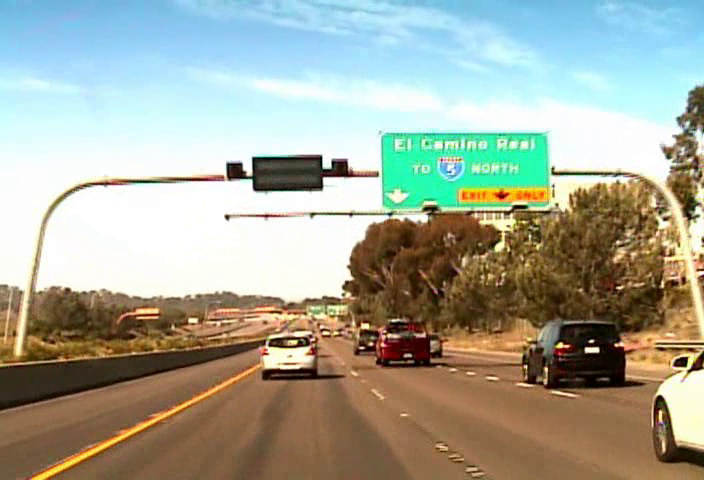
#> input picture frame 30 of april21.avi, 704 x 480 px
$ python car-roi.py
#> lines starting #> are read from the running program, lines starting #| are printed output that depends on the picture; after the words box and inside, x2 and y2 are one past the last pixel; in counts of white or black regions, pixels touching at a corner belong together
import cv2
import numpy as np

# Create a VideoCapture object and read from input file
# If the input is the camera, pass 0 instead of the video file name
cap = cv2.VideoCapture('april21.avi')

# Check if camera opened successfully
if (cap.isOpened()== False):
  print("Error opening video stream or file")

# Read until video is completed
while(cap.isOpened()):
  # Capture frame-by-frame
  ret, frame = cap.read()
#> frame is the input picture: shape (480, 704, 3); mean B, G, R 152.4, 167.5, 164.3
  if ret == True:

    # Step 1: Frame processing/improvement

    # Step 2: Edge detection
    frame_edges = cv2.Canny(frame, 200, 200)
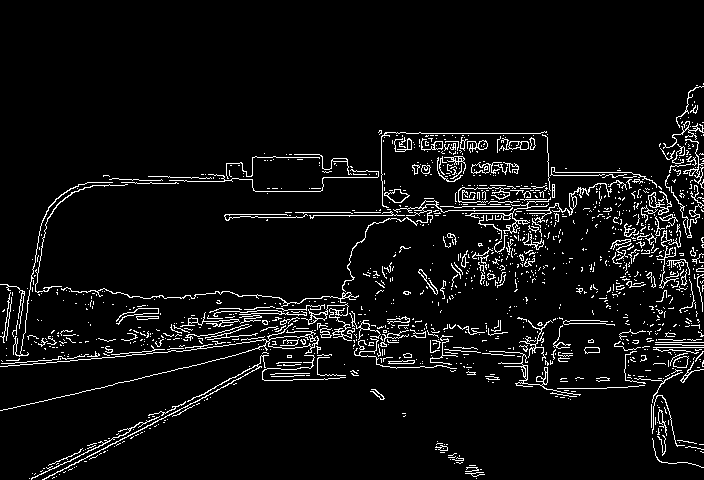
#> frame_edges: shape (480, 704); 5.7% white in thin lines or dots, all inside (x1, y1, x2, y2) = (0, 83, 704, 480)

    # Step 3: Shape description

    # Display the resulting frame
    cv2.imshow('Original Video', frame)
    cv2.imshow('Edges Video', frame_edges)

    # Press Q on keyboard to  exit
    if cv2.waitKey(25) & 0xFF == ord('q'):
#> (key q is pressed here)
      break

  # Break the loop
  else:
    break

# When everything done, release the video capture object
cap.release()

# Closes all the frames
cv2.destroyAllWindows()

$ run again, starting later in the video
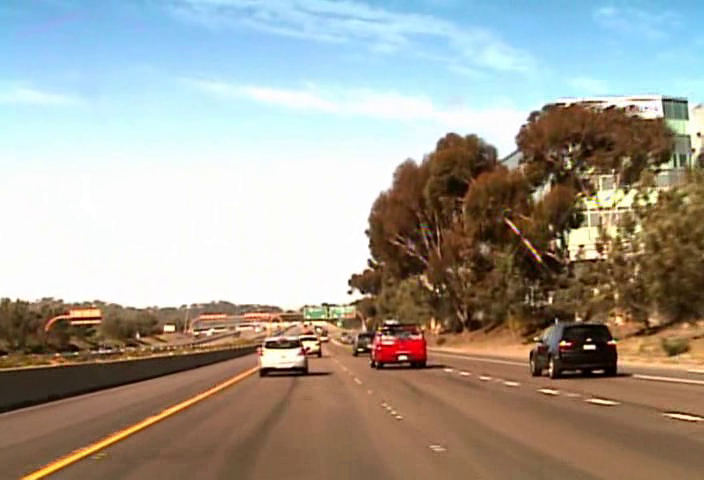
#> input picture frame 135 of april21.avi, 704 x 480 px
#> frame is the input picture: shape (480, 704, 3); mean B, G, R 150, 159.3, 163.6
#> `frame_edges = cv2.Canny(frame, 200, 200)`:
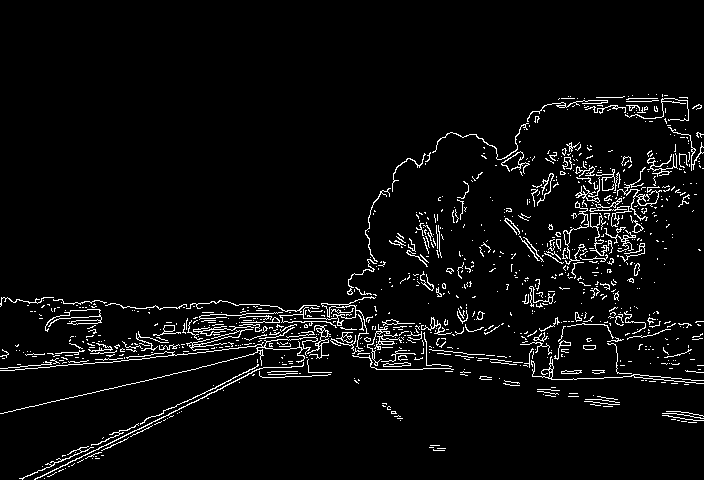
#> frame_edges: shape (480, 704); 4.4% white in thin lines or dots, all inside (x1, y1, x2, y2) = (0, 94, 704, 480)

$ run again, starting later in the video
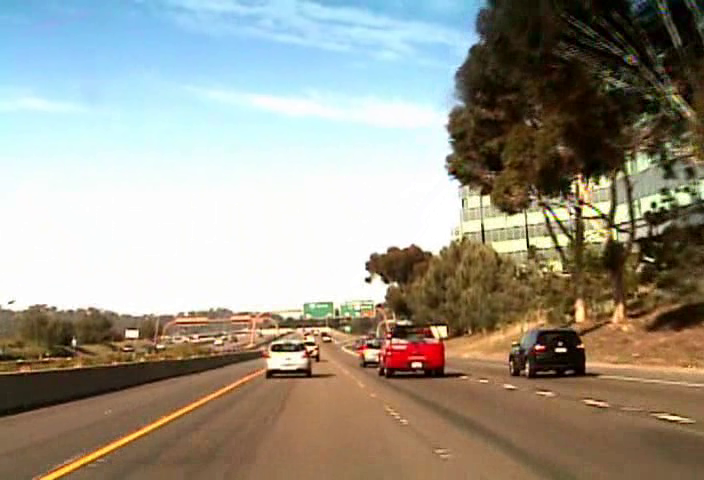
#> input picture frame 240 of april21.avi, 704 x 480 px
#> frame is the input picture: shape (480, 704, 3); mean B, G, R 138.2, 150.8, 155
#> `frame_edges = cv2.Canny(frame, 200, 200)`:
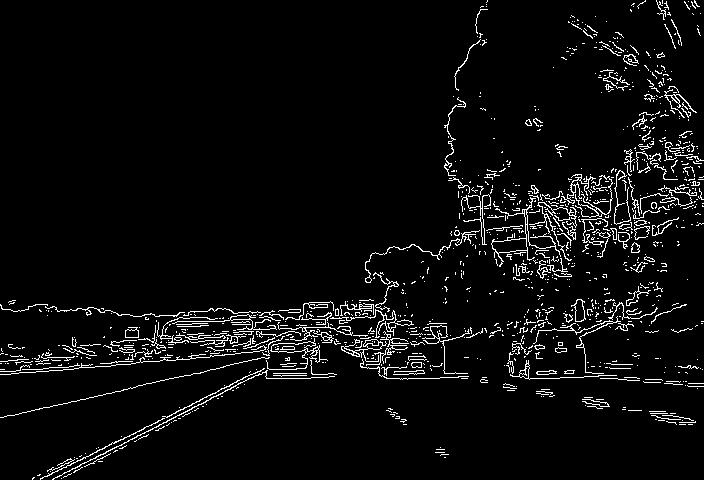
#> frame_edges: shape (480, 704); 4.7% white in thin lines or dots
